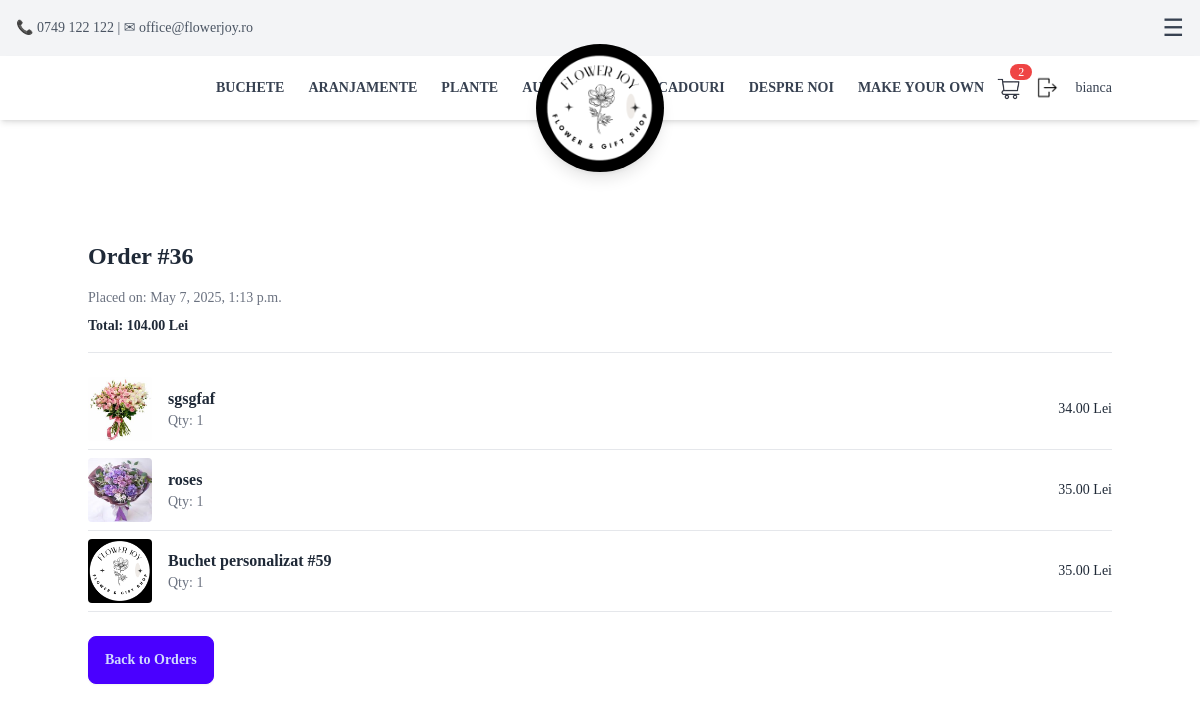
The app's page /order/36/ (signed in) with its own data.
### App/models.py (models this page shows, shortened)
class Order(models.Model):
    user = models.ForeignKey(User, on_delete=models.CASCADE, null=True, blank=True)
    session_id = models.CharField(max_length=255, null=True, blank=True)
    full_name = models.CharField(max_length=255)
    email = models.EmailField()
    address = models.TextField()
    phone_number = models.CharField(max_length=15)
    city = models.CharField(max_length=100)
    zip_code = models.CharField(max_length=10)
    total_price = models.DecimalField(max_digits=10, decimal_places=2)
    payment_method = models.CharField(max_length=20, choices=[("card", "Card"), ("cash", "Cash on Delivery")], default="card")
    payment_status = models.BooleanField(default=False)  # False = Not paid, True = Paid
    created_at = models.DateTimeField(auto_now_add=True)
    delivery_fee = models.DecimalField(max_digits=10, decimal_places=2, default=0.00)  # Default delivery fee

class OrderItem(models.Model):
    order = models.ForeignKey(Order, related_name='items',on_delete=models.CASCADE)
    product = models.ForeignKey(Product, on_delete=models.CASCADE)
    quantity = models.PositiveIntegerField()
    price = models.DecimalField(max_digits=10, decimal_places=2)

class Product(models.Model):
    name = models.CharField(max_length=100, null=False, blank=False)
    description = models.TextField()
    category = models.CharField(
        max_length=100,
        choices=[
            ("Flowers", "Flowers"),
            ("Bouquets", "Bouquets"),
            ("Accessories", "Accessories"),
            ("Gifts", "Gifts"),
            ("CustomBouquet", "CustomBouquet"),
        ],
        default="General"
    )
    price = models.DecimalField(max_digits=10, decimal_places=2, null=False, blank=False)
    image = models.ImageField(upload_to="Pictures/", null=False, blank=False)
    created_at = models.DateTimeField(auto_now_add=True, null=False, blank=False)
    is_custom = models.BooleanField(default=False)
    in_store = models.BooleanField(default=False)
    auction_manual = models.BooleanField(default=False)
    auction_start_time = models.DateTimeField(null=True, blank=True)
    auction_floor_price = models.DecimalField(max_digits=10, decimal_places=2, default=10)
    auction_interval_minutes = models.PositiveIntegerField(default=60)
    auction_drop_amount = models.DecimalField(max_digits=6, decimal_places=2, default=5)
    before_auction_price = models.DecimalField(max_digits=10, decimal_places=2, null=False, blank=False, default=0.00)  # Store the price before auction
    bid_submited = models.BooleanField(default=False)  # Track if a bid has been submitted

### App/views.py (the view)
# urls.py: path('order/<int:order_id>/', order_detail, name='order_detail'),
@login_required
def order_detail(request, order_id):
    order = get_object_or_404(Order, id=order_id, user=request.user)
    order_items = order.items.select_related('product')
    return render(request, 'order_detail.html', {
        'order': order,
        'order_items': order_items,
    })

### App/templates/partials/order_detail.html
{% extends 'base.html' %}
{% block content %}
<div class="container mx-auto py-36 mt-24 h-screen ">
    <h2 class="text-2xl font-bold mb-4">Order #{{ order.id }}</h2>
    <p class="text-sm text-gray-500 mb-2">Placed on: {{ order.created_at|date:"F j, Y, g:i a" }}</p>
    <p class="text-sm font-semibold mb-4">Total: {{ order.total_price }} Lei</p>
    <div class="border-t pt-4 mt-4">
        {% for item in order_items %}
        <div class="flex items-center justify-between border-b py-2">
            <div class="flex items-center gap-4">
                <img src="{{ item.product.image.url }}" class="w-16 h-16 rounded" alt="{{ item.product.name }}">
                <div>
                    <h3 class="font-semibold">{{ item.product.name }}</h3>
                    <p class="text-sm text-gray-500">Qty: {{ item.quantity }}</p>
                </div>
            </div>
            <div class="text-sm font-medium">{{ item.price }} Lei</div>
        </div>
        {% endfor %}
    </div>
    <div class="mt-6">
        <a href="{% url 'profile' %}" class="btn btn-primary">Back to Orders</a>
    </div>
</div>
{% endblock %}

### App/templates/partials/navbar.html (shortened to what this page needs)
<div id="top-bar" class="bg-gray-100 text-gray-600 text-sm py-3 px-4 flex justify-between items-center fixed top-0 left-0 w-full z-30 transition-all duration-300 ease-in-out">
    <div>📞 0749 122 122 | ✉ office@flowerjoy.ro</div>
    <div class="flex gap-3">
        <button class="text-gray-700 text-2xl" id="menu-toggle">☰</button>
    </div>
</div>
 <nav id="main-navbar" class="bg-white shadow-md fixed top-0 left-0 w-full z-40 transition-all duration-300 ease-in-out mt-14">
    <div class="container mx-auto flex justify-between items-center py-4 px-32 pr-0">
        <div class="hidden md:flex gap-6 uppercase text-sm font-semibold text-gray-700">
            <a href="{% url 'products_by_category' category='buchete' %}" class="hover:text-gray-900">Buchete</a>
            <a href="{% url 'products_by_category' category='aranjamente' %}" class="hover:text-gray-900">Aranjamente</a>
            <a href="{% url 'products_by_category' category='plante' %}" class="hover:text-gray-900">Plante</a>
            <a href="/auction/" class="hover:text-gray-900">Auction</a>
        </div>
        <div id="logo" class="absolute left-1/2 transform -translate-x-1/2 top-4 z-50 transition-all duration-300 ease-in-out -translate-y-7">
            <a href="/" class="block w-32 h-32 bg-black rounded-full flex items-center justify-center shadow-lg">
                <img src="/static/Logo.png" alt="Flower Shop Logo" class="w-28 h-28 rounded-full object-cover transition-all duration-300 ease-in-out" id="logo-img">
            </a>
        </div>
        <div class="flex items-center">
            <div class="hidden md:flex gap-6 uppercase text-sm font-semibold text-gray-700">
                <a href="{% url 'products_by_category' category='cadouri' %}" class="hover:text-gray-900">Cadouri</a>
                <a href="#" class="hover:text-gray-900">Despre noi</a>
                <a href="{% url 'custom_bouquet_builder' %}" class="hover:text-gray-900">Make your own</a>
            </div>
            <div class="flex items-center space-x-4 ml-2">
                <a href="/cart/" id="cart-btn" class="relative">
                    <img src="/static/cartIcon1.png" class="w-8 h-8">
                    {% include "partials/cart_count.html" with cart_count=cart_items.count %}
                </a>
            </div>
            <div class="flex items-center space-x-4 ml-2">
                {% if user.is_authenticated %}
                    <a href="{% url 'logout' %}" class="text-xl hover:text-gray-700">
                        <img src="/static/logout.png" class="h-7"> </a>
                    <span class="text-gray-700 text-sm"> <a href="{% url 'profile' %}">{{ user.username }}</a></span>
                {% else %}
                    <a href="/login_page/" class="text-xl hover:text-gray-700"> 👤 </a>
                {% endif %}
            </div>
        </div>
    </div>
</nav>

### records on screen
Order: id "36", created_at "May 7, 2025, 1:13 p.m.", total_price "104.00"
OrderItem: product.image (picture), product.name "sgsgfaf", quantity "1", price "34.00"
OrderItem: product.image (picture), product.name "roses", quantity "1", price "35.00"
OrderItem: product.image (picture), product.name "Buchet personalizat #59", quantity "1", price "35.00"

### other values on screen
{{ user.username }} "bianca"
